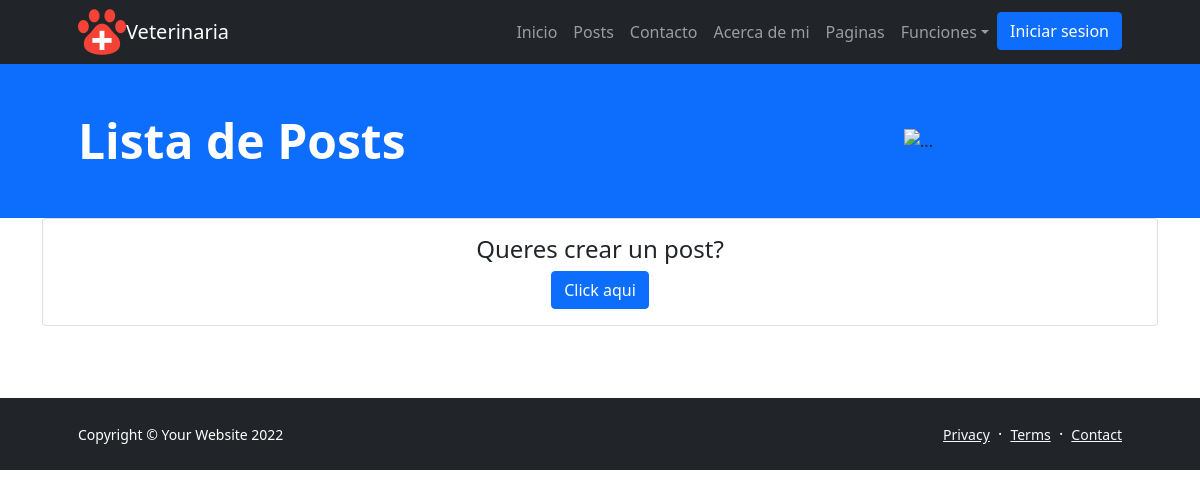
/posts/, run on an earlier commit of the app's database.
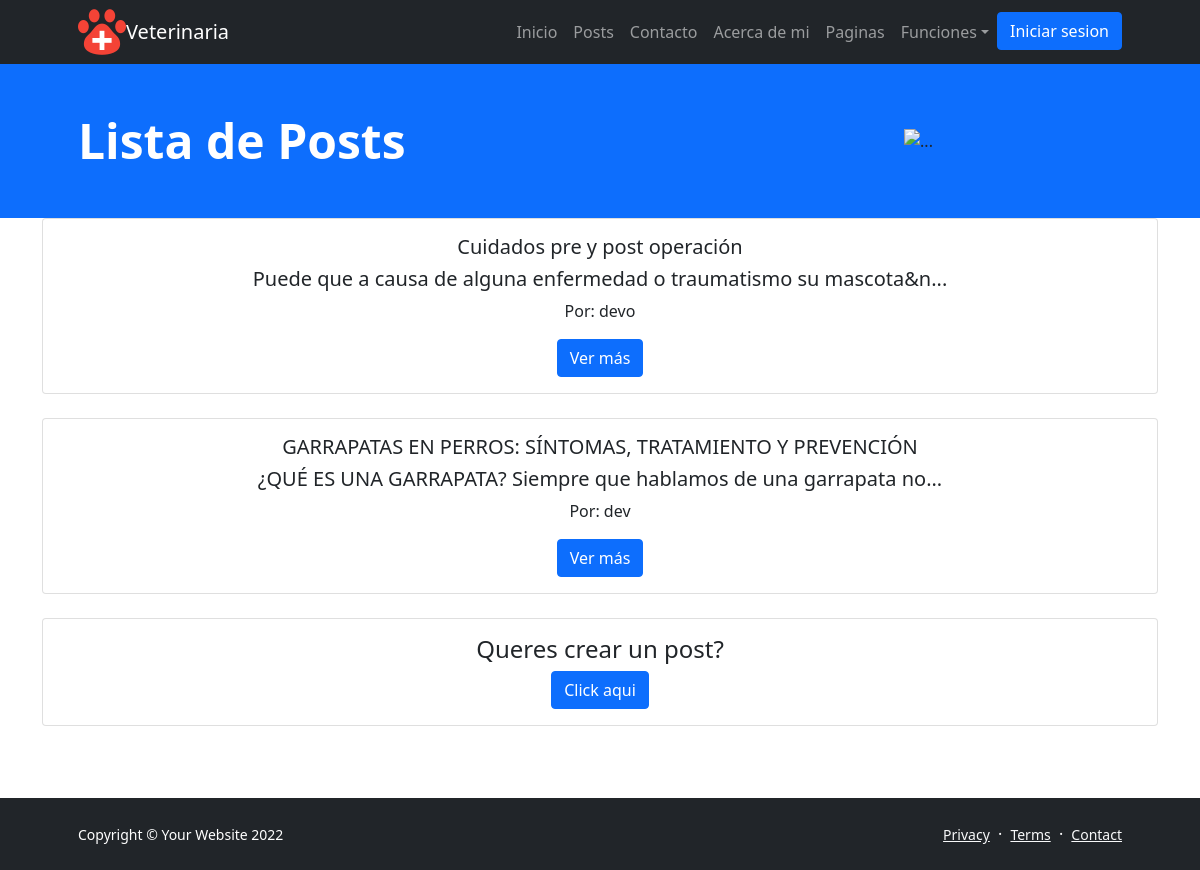
And on a later commit of the database.
### veterinaria/models.py (models this page shows, shortened)
class Post(models.Model):
    titulo=models.CharField(max_length=200)
    contenido=RichTextField(blank=True,null=True)
    autor=models.ForeignKey(User,on_delete=models.CASCADE)
    fecha_creacion=models.DateField(auto_now=datetime.now())
    class Meta:
        ordering=['-pk']

### veterinaria/views.py (the view)
# urls.py: path('posts/',Postview.as_view(),name='posts'),
class Postview(ListView):
    model=Post
    template_name='veterinaria/posts/post-list.html'
    def get_context_data(self, **kwargs):
        context = super().get_context_data(**kwargs)
        context.update({
            'titulo':'Lista de Posts',
            'imagen': avatar(self.request)
        })
        return context

### veterinaria/templates/veterinaria/posts/post-list.html (shortened to what this page needs)
{% extends "veterinaria/padre.html"%}
{% block main_content %}
<center>
  {% for post in object_list %}
<div class="container">
    <div class="row">
        <div class="col-sm-12">
          <div class="card">
            <div class="card-body">
              <h5 class="card-title">{{post.titulo|safe}}</h5>
              <h5 class="card-text"> {{post.contenido|safe|striptags|slice:':80'}}...</h5>
              <p class="card-text">Por: {{post.autor}}</p>
              <a href="{% url 'post_detalle' post.pk %}" class="btn btn-primary">Ver más</a>
            </div>
          </div>
        </div>
    </div>
    <br/>
</div>
  {% endfor %}
  <div class="container">
    <div class="row">
        <div class="col-sm-12">
          <div class="card">
            <div class="card-body">
              <h4>Queres crear un post?</h4>
              <a href="{% url 'crear_post' %}" class=" btn btn-primary">Click aqui</a>
            </div>
          </div>
        </div>
      </div>
    </div>
<br><br><br>
</center>
  {% endblock %}

What changed in the data, as far as the page shows it:
added Post: titulo "Cuidados pre y post operación", contenido "Puede que a causa de alguna enfermedad o traumatismo su mascota&n", autor "devo"
added Post: titulo "GARRAPATAS EN PERROS: SÍNTOMAS, TRATAMIENTO Y PREVENCIÓN", contenido "¿QUÉ ES UNA GARRAPATA? Siempre que hablamos de una garrapata no", autor "dev"
